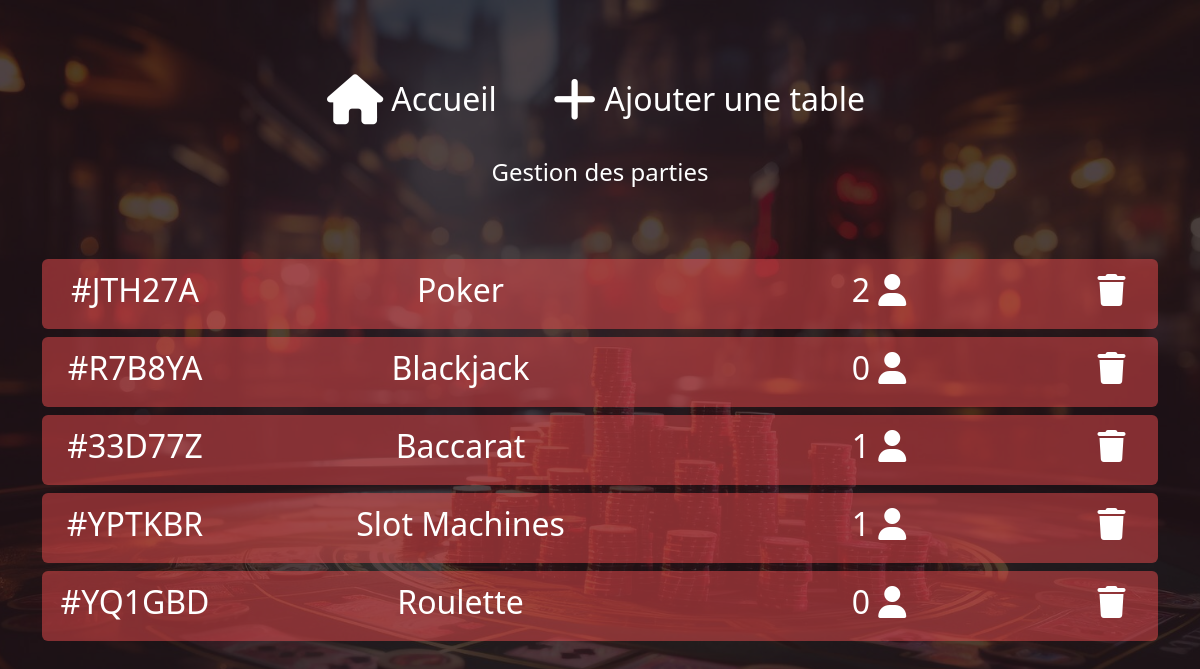
The app's page /games (signed in) with its own data.
### entities/game_room.py (models this page shows, shortened)
class GameRoom(db.Model):
    __tablename__ = 'game_rooms'
    room_code = db.Column(db.String(6), primary_key=True)
    room_name = db.Column(db.String(50), nullable=False)
    created_by = db.Column(db.String(50), nullable=False)
    created_at = db.Column(db.DateTime, default=db.func.current_timestamp())
    players = db.relationship('Player', secondary=player_game_room, backref='rooms')
    def count_players(self):
        return len(self.players)
    def to_dict(self):
        return {
            'room_code': self.room_code,
            'room_name': self.room_name,
            'created_by': self.created_by,
            'created_at': self.created_at.strftime('%Y-%m-%d %H:%M:%S') if self.created_at else None,
            'player_count': self.count_players()
        }

### app.py (the view)
@app.route('/games', methods=['GET'])
def games():
    message = request.args.get('message')
    if not message:
        message = ''
    error = request.args.get('error')
    if not error:
        error = ''
    if is_admin_logged_in():
        game_rooms = GameRoom.query.all()
        rooms = []
        for room in game_rooms:
            rooms.append(room.to_dict())
        print(rooms)
        return render_template('games.html', game_rooms=rooms, message=message, error=error)
    return redirect(url_for('login'))

### app.py (called while the page is built)
def is_admin_logged_in():
    if 'admin_id' in session and 'user_type' in session:
        if session.get('user_type') == 'admin':
            admin_id = session.get('admin_id')
            admin = Admin.query.get(admin_id)
            if admin:
                return True
    return False

### templates/games.html (shortened to what this page needs)
{% extends "layout.html" %}
{% block content %}
    <div class="container d-flex flex-column justify-content-center align-items-center p-5"
         style="min-height: 100%; height: 100%;">
        <div class="text-white mb-2 d-flex align-items-center">
            <a href="./menu" class="text-decoration-none text-white d-flex align-items-center p-2 m-3">
                <i class="fa-solid fa-house" style="font-size: 50px;"></i>
                <h2 class="m-2">Accueil</h2>
            </a>
            <a class="text-decoration-none text-white d-flex align-items-center p-2 m-3" data-bs-toggle="modal"
               data-bs-target="#addTable">
                <i class="fa-solid fa-plus" style="font-size: 50px;"></i>
                <h2 class="m-2">Ajouter une table</h2>
            </a>
        </div>
        <div class="text-white text-center"><h4>Gestion des parties</h4></div>
    </div>
    <div class="d-flex">
        <div class="container align-self-center mx-auto" style="height: 50vh; overflow-y: auto;">
            {% for room in game_rooms %}
                <a href="./game-party/{{ room.room_code }}" class="text-decoration-none text-white">
                    <div class="row text-white text-center ranking-row d-flex justify-content-center align-items-center rounded mb-2">
                        <div class="col-2"><h2>#{{ room.room_code }}</h2></div>
                        <div class="col-5"><h2>{{ room.room_name }}</h2></div>
                        <div class="col-4"><h2>{{ room.player_count }} <i class="fa-solid fa-user"></i></h2></div>
                        <div class="col-1">
                            <form action='./delete-game-room' method="post">
                                <button class="btn text-white" type="submit"><h2><i class="fa-solid fa-trash"></i></h2></button>
                            </form>
                        </div>
                    </div>
                </a>
            {% endfor %}
        </div>
    </div>
{% endblock %}

### records on screen
GameRoom: room_code "JTH27A", room_name "Poker", player_count "2"
GameRoom: room_code "R7B8YA", room_name "Blackjack", player_count "0"
GameRoom: room_code "33D77Z", room_name "Baccarat", player_count "1"
GameRoom: room_code "YPTKBR", room_name "Slot Machines", player_count "1"
GameRoom: room_code "YQ1GBD", room_name "Roulette", player_count "0"
